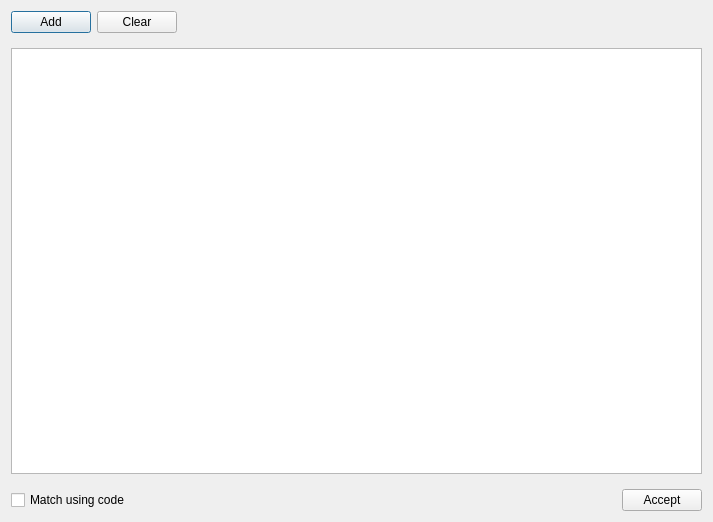
<?xml version="1.0" encoding="UTF-8"?>
<ui version="4.0">
 <class>Dialog</class>
 <widget class="QDialog" name="Dialog">
  <property name="geometry">
   <rect>
    <x>0</x>
    <y>0</y>
    <width>713</width>
    <height>522</height>
   </rect>
  </property>
  <property name="windowTitle">
   <string>Dialog</string>
  </property>
  <layout class="QVBoxLayout" name="verticalLayout_2">
   <item>
    <widget class="QFrame" name="frame_3">
     <property name="maximumSize">
      <size>
       <width>16777215</width>
       <height>34</height>
      </size>
     </property>
     <property name="frameShape">
      <enum>QFrame::NoFrame</enum>
     </property>
     <property name="frameShadow">
      <enum>QFrame::Raised</enum>
     </property>
     <layout class="QHBoxLayout" name="horizontalLayout_6">
      <property name="leftMargin">
       <number>0</number>
      </property>
      <property name="topMargin">
       <number>0</number>
      </property>
      <property name="rightMargin">
       <number>0</number>
      </property>
      <property name="bottomMargin">
       <number>0</number>
      </property>
      <item>
       <widget class="QPushButton" name="addModelsButton">
        <property name="text">
         <string>Add</string>
        </property>
        <property name="icon">
         <iconset resource="icons.qrc">
          <normaloff>:/Icons/icons/plus.png</normaloff>:/Icons/icons/plus.png</iconset>
        </property>
       </widget>
      </item>
      <item>
       <widget class="QPushButton" name="deleteModelsButton">
        <property name="text">
         <string>Clear</string>
        </property>
        <property name="icon">
         <iconset resource="icons.qrc">
          <normaloff>:/Icons/icons/delete3.png</normaloff>:/Icons/icons/delete3.png</iconset>
        </property>
       </widget>
      </item>
      <item>
       <spacer name="horizontalSpacer_5">
        <property name="orientation">
         <enum>Qt::Horizontal</enum>
        </property>
        <property name="sizeHint" stdset="0">
         <size>
          <width>725</width>
          <height>20</height>
         </size>
        </property>
       </spacer>
      </item>
     </layout>
    </widget>
   </item>
   <item>
    <widget class="QFrame" name="frame_5">
     <property name="frameShape">
      <enum>QFrame::NoFrame</enum>
     </property>
     <property name="frameShadow">
      <enum>QFrame::Raised</enum>
     </property>
     <layout class="QVBoxLayout" name="verticalLayout">
      <property name="leftMargin">
       <number>0</number>
      </property>
      <property name="rightMargin">
       <number>0</number>
      </property>
      <item>
       <widget class="QTableView" name="modelsTableView">
        <property name="sizeAdjustPolicy">
         <enum>QAbstractScrollArea::AdjustToContents</enum>
        </property>
        <property name="dragDropMode">
         <enum>QAbstractItemView::InternalMove</enum>
        </property>
        <property name="defaultDropAction">
         <enum>Qt::MoveAction</enum>
        </property>
        <property name="alternatingRowColors">
         <bool>true</bool>
        </property>
        <property name="selectionBehavior">
         <enum>QAbstractItemView::SelectRows</enum>
        </property>
       </widget>
      </item>
     </layout>
    </widget>
   </item>
   <item>
    <widget class="QFrame" name="frame_7">
     <property name="maximumSize">
      <size>
       <width>16777215</width>
       <height>40</height>
      </size>
     </property>
     <property name="frameShape">
      <enum>QFrame::NoFrame</enum>
     </property>
     <property name="frameShadow">
      <enum>QFrame::Raised</enum>
     </property>
     <layout class="QHBoxLayout" name="horizontalLayout_8">
      <property name="leftMargin">
       <number>0</number>
      </property>
      <property name="topMargin">
       <number>0</number>
      </property>
      <property name="rightMargin">
       <number>0</number>
      </property>
      <property name="bottomMargin">
       <number>0</number>
      </property>
      <item>
       <widget class="QCheckBox" name="matchUsingCodeCheckBox">
        <property name="toolTip">
         <string>If checked, the objects are match using the code property, otherwise the idtag property is used</string>
        </property>
        <property name="text">
         <string>Match using code</string>
        </property>
       </widget>
      </item>
      <item>
       <spacer name="horizontalSpacer_6">
        <property name="orientation">
         <enum>Qt::Horizontal</enum>
        </property>
        <property name="sizeHint" stdset="0">
         <size>
          <width>814</width>
          <height>20</height>
         </size>
        </property>
       </spacer>
      </item>
      <item>
       <widget class="QPushButton" name="acceptModelsButton">
        <property name="text">
         <string>Accept</string>
        </property>
        <property name="icon">
         <iconset resource="icons.qrc">
          <normaloff>:/Icons/icons/gear.png</normaloff>:/Icons/icons/gear.png</iconset>
        </property>
       </widget>
      </item>
     </layout>
    </widget>
   </item>
  </layout>
 </widget>
 <resources>
  <include location="icons.qrc"/>
 </resources>
 <connections/>
</ui>
